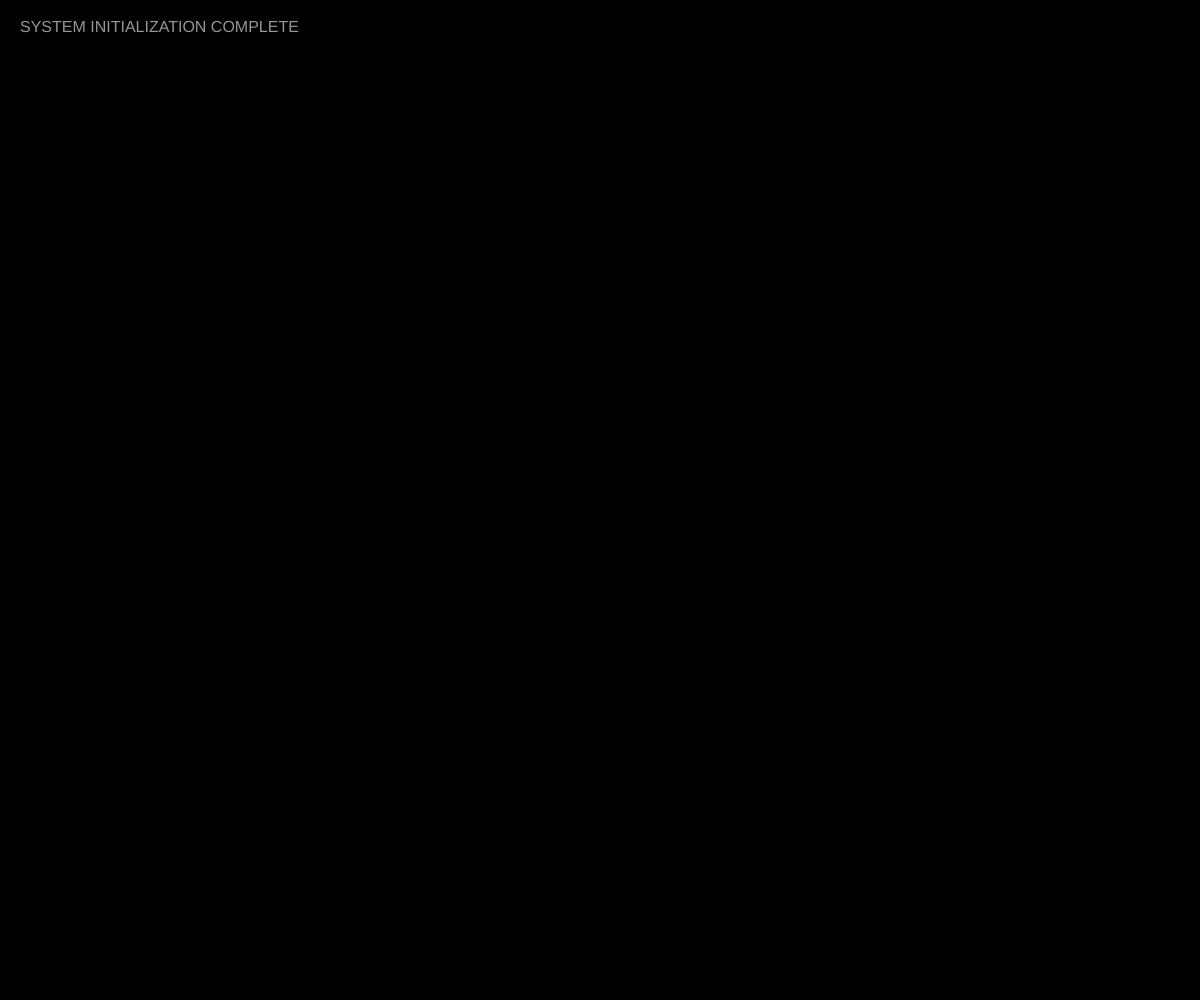
Frame 1 (no input)
Frame 60 (no input): identical to frame 1, image omitted
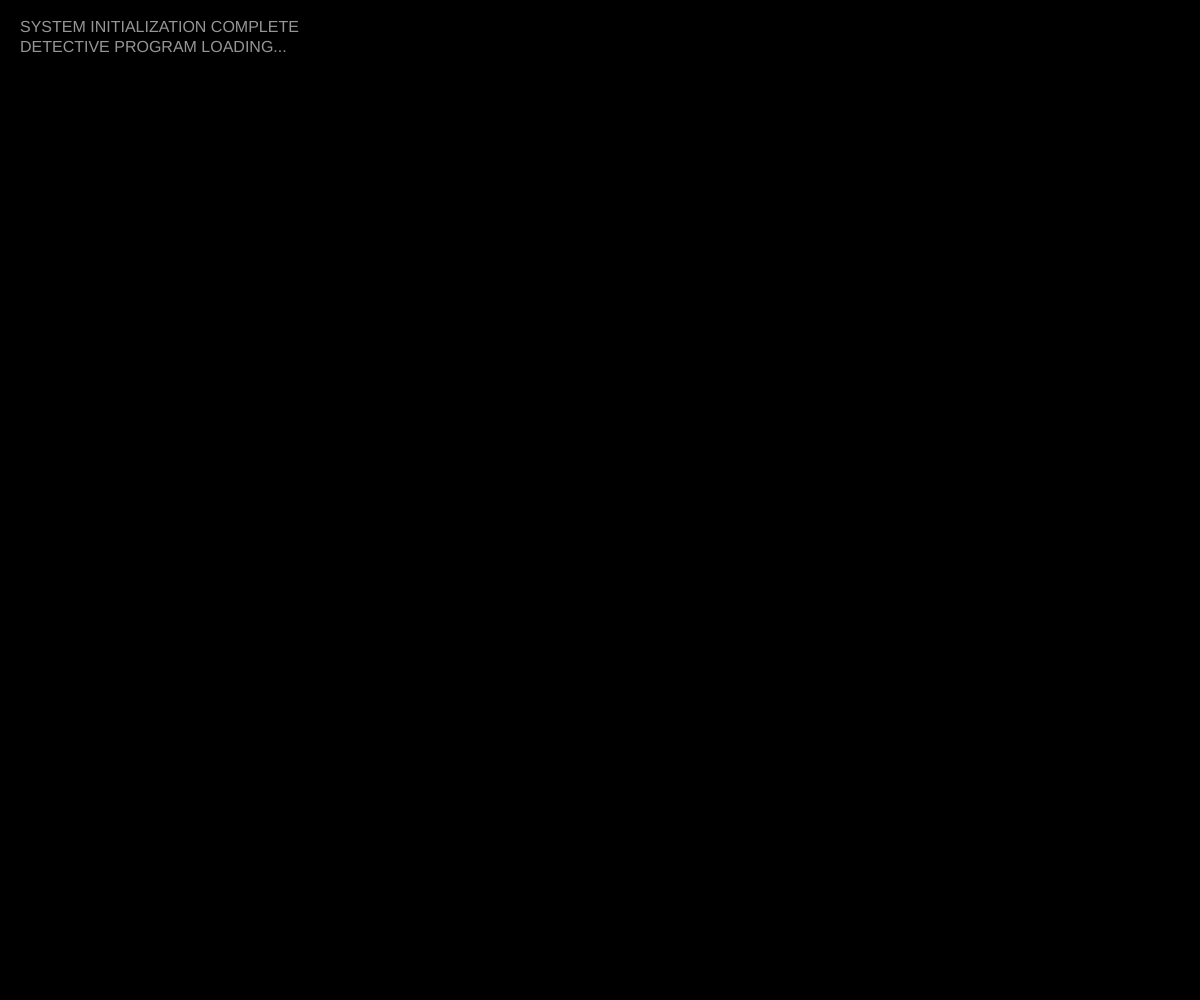
Frame 120 (the mouse pressed at the canvas centre since frame 60)

The p5.js sketch that drew these frames (run headless with seeded random() and noise() and a simulated clock; from frame 60 on, the mouse is pressed at the canvas centre):

// p5.js sketch
// ── sketch.js
let terminalText = [];
let currentIndex = 0;
let glitchActive = false;
let glitchTimer = 0;
let fontSize = 16;
let font;

// Story segments - each represents a line of narrative text
const storySegments = [
  "SYSTEM INITIALIZATION COMPLETE",
  "DETECTIVE PROGRAM LOADING...",
  "ACCESSING DATABASE: CRIME_RECORDS",
  "RETRIEVING CASE FILE: CASE-7429",
  "EVIDENCE FOUND: BLOOD STAINED HANDKERCHIEF",
  "LOCATION: MUSEUM LOUNGE - 10:47 PM",
  "WITNESS STATEMENT: 'THE MAN IN THE BLACK COAT'",
  "SUSPECT IDENTIFIED: MR. VICTOR MORRISON",
  "ALIBI CONFIRMED: WENT TO BARTER'S BAR",
  "RETRIEVING SECURITY FOOTAGE...",
  "FOOTAGE SHOWS SUSPECT LEAVING MUSEUM",
  "TIME STAMP: 10:52 PM - 11:05 PM",
  "EVIDENCE ANALYSIS: FIBER MATCHES BARTER'S BAR",
  "RETRIEVING POLICE DATABASE...",
  "MR. MORRISON HAS PRIOR RECORDS",
  "HISTORICAL CRIMES: THEFT, ASSAULT, ARSON",
  "THE CASE IS NOW INCOMPLETE",
  "PROCEEDING TO NEXT CLUE...",
  "EVIDENCE FOUND: RECORDED VOICE",
  "VOICE ANALYSIS: 'I WILL NOT BE STOPPED'",
  "SUSPECT'S MOTHER CONFIRMS HE WAS AT HOME",
  "BUT SECURITY CAMERA SHOWS HIM LEAVING",
  "THE CASE IS NOW INCOMPLETE",
  "PROCEEDING TO NEXT CLUE...",
  "EVIDENCE FOUND: SIGNED LETTER",
  "LETTER CONTAINS DIRE WARNING",
  "RECIPIENT: 'TO WHOM IT MAY CONCERN'",
  "THE CASE IS NOW INCOMPLETE",
  "PROCEEDING TO FINAL CLUE...",
  "EVIDENCE FOUND: BLOOD TYPE MATCHES",
  "BLOOD TYPE O POSITIVE - SUSPECT'S TYPE",
  "CASE FILE COMPLETE: MR. MORRISON IS GUILTY",
  "PROCEEDING TO FINAL CONCLUSION...",
  "FINAL CONCLUSION: THE CASE IS SOLVED",
  "MR. MORRISON IS ARRESTED",
  "THE MUSEUM CASE IS NOW CLOSED"
];

function setup() {
  createCanvas(windowWidth, windowHeight);
  frameRate(30);
  
  // Load font
  textSize(fontSize);
  textAlign(LEFT, TOP);
  
  // Initialize terminal text with first segment
  terminalText = [storySegments[0]];
}

function draw() {
  background(0);
  
  // Draw terminal screen
  fill(0, 20);
  noStroke();
  rect(0, 0, width, height);
  
  // Draw text
  fill(255, 200);
  textSize(fontSize);
  textAlign(LEFT, TOP);
  
  // Draw the current text
  let y = 20;
  for (let i = 0; i < terminalText.length; i++) {
    let line = terminalText[i];
    
    // Apply glitch effect to some lines
    if (glitchActive && i > terminalText.length - 5) {
      fill(255, 150);
      if (frameCount % 10 < 5) {
        // Draw with random offsets for glitch effect
        let offsetX = random(-3, 3);
        let offsetY = random(-3, 3);
        text(line, 20 + offsetX, y + offsetY);
      } else {
        text(line, 20, y);
      }
    } else {
      fill(255, 150);
      text(line, 20, y);
    }
    
    y += fontSize * 1.2;
  }
  
  // Update glitch timer
  if (glitchActive) {
    glitchTimer--;
    if (glitchTimer <= 0) {
      glitchActive = false;
    }
  }
}

function mousePressed() {
  // Only advance story on click, not on initial load
  if (currentIndex < storySegments.length - 1) {
    currentIndex++;
    
    // Add new line to terminal text
    terminalText.push(storySegments[currentIndex]);
    
    // Keep terminal screen from getting too long
    if (terminalText.length > 20) {
      terminalText.shift();
    }
    
    // Occasionally trigger glitch effect
    if (random() < 0.3) {
      glitchActive = true;
      glitchTimer = 30; // Duration of glitch effect
    }
  }
}

function windowResized() {
  resizeCanvas(windowWidth, windowHeight);
}
